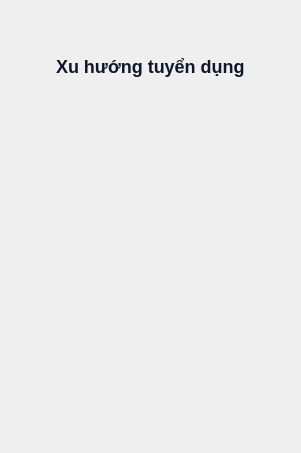
         <widget class="QWidget" name="pageDash">
          <layout class="QVBoxLayout" name="dashLayout">
           <property name="spacing">
            <number>24</number>
           </property>
           <property name="leftMargin">
            <number>32</number>
           </property>
           <property name="topMargin">
            <number>32</number>
           </property>
           <property name="rightMargin">
            <number>32</number>
           </property>
           <property name="bottomMargin">
            <number>32</number>
           </property>
           <item>
            <layout class="QHBoxLayout" name="horizontalLayout_cards">
             <property name="spacing">
              <number>20</number>
             </property>
            </layout>
           </item>
           <item>
            <widget class="QFrame" name="chartFrame">
             <layout class="QVBoxLayout" name="chartLayout">
              <property name="spacing">
               <number>20</number>
              </property>
              <property name="leftMargin">
               <number>24</number>
              </property>
              <property name="topMargin">
               <number>24</number>
              </property>
              <property name="rightMargin">
               <number>24</number>
              </property>
              <property name="bottomMargin">
               <number>24</number>
              </property>
              <item>
               <widget class="QLabel" name="chartTitle">
                <property name="styleSheet">
                 <string notr="true">font-size: 18px; font-weight: 700; color: #0F172A;</string>
                </property>
                <property name="text">
                 <string>Xu hướng tuyển dụng</string>
                </property>
               </widget>
              </item>
              <item>
               <widget class="QWidget" name="chartHolder" native="true">
                <property name="minimumSize">
                 <size>
                  <width>0</width>
                  <height>300</height>
                 </size>
                </property>
               </widget>
              </item>
             </layout>
            </widget>
           </item>
          </layout>
         </widget>
